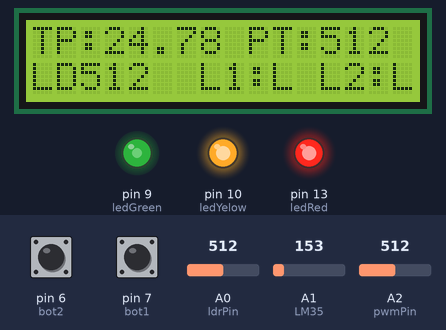
Bench run of a sketch on a simulated Arduino Uno, built with avr-gcc and run on an emulated ATmega328P. On the bench: 16×2 character LCD, output pins drawn as LEDs (lit = HIGH). The inputs (shaded band) are chosen by the test bench; at power-on: pin 6 (bot2) LOW, pin 7 (bot1) LOW, A2 (pwmPin) = 512, A0 (ldrPin) = 512, A1 (LM35) = 153. What the sketch prints to the serial monitor is not drawn.

Above: at 1.2 s.
1.3 s: pin 6 (bot2) pulled HIGH for 0.15 s
At 1.49 s:
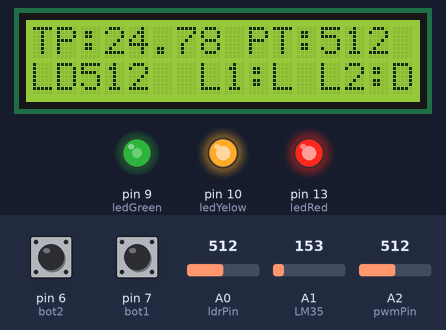
3.1 s: pin 7 (bot1) pulled HIGH for 0.15 s
At 3.28 s:
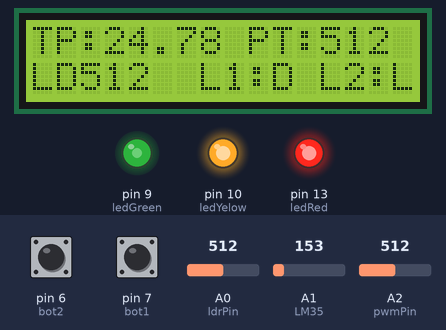
4.9 s: A2 (pwmPin) set to 716
At 5.6 s:
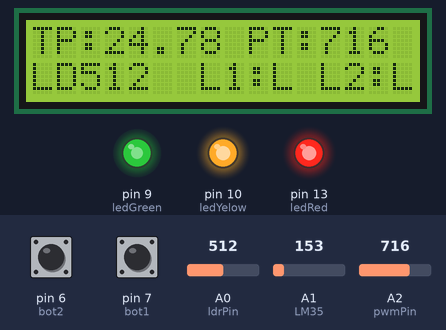
6.4 s: A2 (pwmPin) set to 900
At 7.6 s:
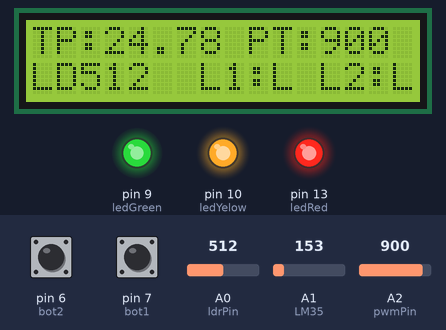
7.9 s: pin 6 (bot2) pulled HIGH for 1 s
At 8.5 s:
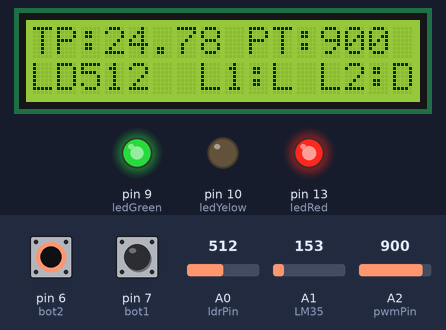
10.4 s: pin 7 (bot1) pulled HIGH for 1 s
At 11.2 s:
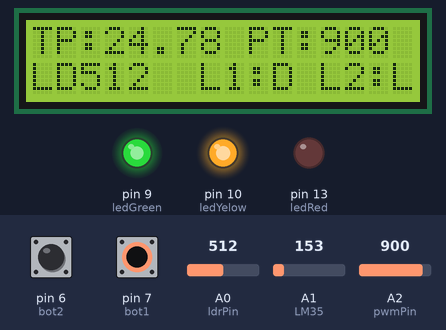
Timing chart, 0 to 13.4 s (numbered marks = the images above; inputs shaded):
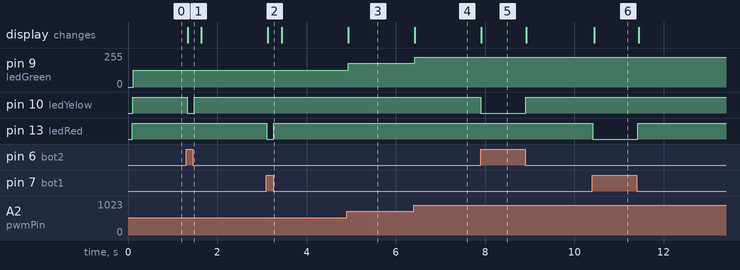

Measured:
- after the input at 1.3 s, pin 10 (ledYelow): HIGH → LOW at once, → HIGH 0.15 s later; the display: changes at once (image 1)
- after the input at 3.1 s, pin 13 (ledRed): HIGH → LOW at once, → HIGH 0.15 s later; the display: changes at once (image 2)
- after the input at 4.9 s, pin 9 (ledGreen): 127/255 → 178/255 at once; the display: changes at once (image 3)
- after the input at 6.4 s, pin 9 (ledGreen): 178/255 → 224/255 at once; the display: changes at once (image 4)
- after the input at 7.9 s, pin 10 (ledYelow): HIGH → LOW at once, → HIGH 1.0 s later; the display: changes at once (image 5)
- after the input at 10.4 s, pin 13 (ledRed): HIGH → LOW at once, → HIGH 1.0 s later; the display: changes at once (image 6)

The sketch:

Projeto8.ino
```cpp
#include <Adafruit_LiquidCrystal.h>
Adafruit_LiquidCrystal lcd_1(0);

int ledRed = 13;
int ledYelow = 10;
int ledGreen = 9;

int buzzerPin = 8;

int bot1 = 7;
int buttonState1;

int bot2 = 6;
int buttonState2;

int LM35 = A1;
float temperatura;

int pwmPin = A2;
unsigned int valorLido;
unsigned int pwm;

int ldrPin = 0;
int ldrValor = 0;

void setup()
{
  	pinMode(ledRed, OUTPUT);
  	pinMode(ledYelow, OUTPUT);
	pinMode(ledGreen, OUTPUT);

  	pinMode(bot1,INPUT);
  	pinMode(bot2,INPUT);

  	pinMode(buzzerPin, OUTPUT);

  	Serial.begin(9600);

  lcd_1.begin(16, 2);
  lcd_1.setCursor(0, 0);
  lcd_1.print("TP:23.23 PT:0");
  lcd_1.setCursor(0, 1);
  lcd_1.print("LD1021 L1:D L2:D");
}

void EscritaLcdTemp(float temp)
{
  lcd_1.setCursor(3, 0);
  lcd_1.print(temp);
}

float Temp(int LM35)
{
  float temp=0;

  temp = (float(((((analogRead(LM35)*5.0)/1023)*1000)-500)/10));

  return temp;
}

void Buzzer(int temp)
{
  if(temp>90)
  {
    tone(buzzerPin, 2000);
  }
  else
  {
     noTone(buzzerPin);
  }
}

void Bot1()
{
    buttonState1 = digitalRead(bot1);
}

void LedRed(int state1)
{
  if(state1==0)
  {
    digitalWrite(ledRed,HIGH);
  }
  else
  {
     digitalWrite(ledRed,LOW);
  }
}

void EscritaLedBot1(int state1)
{
  if(state1==0)
  {
    lcd_1.setCursor(6, 1);
  	lcd_1.print(" L1:L");
  }
  else
  {
     lcd_1.setCursor(6, 1);
  	 lcd_1.print(" L1:D");
  }

}

int Luminosidade(int ldrPin)
{
  int ldrValor=0;

  ldrValor = analogRead(ldrPin);

  return ldrValor;
}

void EscritaLdrLumi(int VldvalorLdr)
{
  if(VldvalorLdr>1000)
  {
   lcd_1.setCursor(2, 1);
   lcd_1.print(VldvalorLdr);
  }
  else
  {
    lcd_1.setCursor(5, 1);
    lcd_1.print(" ");
    lcd_1.setCursor(2, 1);
   	lcd_1.print(VldvalorLdr);
  }

}

void Bot2()
{
    buttonState2 = digitalRead(bot2);
}

void LedYelow(int state2)
{
  if(state2==0)
  {
    digitalWrite(ledYelow,HIGH);
    EscritaLedBot2(state2);
  }
  else
  {
     digitalWrite(ledYelow,LOW);
    EscritaLedBot2(state2);
  }
}

void EscritaLedBot2(int state2)
{
  if(state2==0)
  {
    lcd_1.setCursor(11, 1);
  	lcd_1.print(" L2:L");
  }
  else
  {
     lcd_1.setCursor(11, 1);
  	 lcd_1.print(" L2:D");
  }

}

int ValorPoten(int pwmPin)
{
   unsigned int valorRetorno;

    valorLido = analogRead(pwmPin);
	valorRetorno = MudarEscala(valorLido);

  return valorRetorno;
}

int MudarEscala(int valorLido)
{
  unsigned int valor;

  valor = map(valorLido, 0, 1023, 0, 255);

  return valor;
}

void EscritaPoten(int valorLdr)
{
  if(valorLdr>1000)
  {
   lcd_1.setCursor(12, 0);
   lcd_1.print(valorLdr);
  }
  else if(valorLdr>999)
  {
    lcd_1.setCursor(15, 0);
    lcd_1.print(" ");
    lcd_1.setCursor(12, 0);
   	lcd_1.print(valorLdr);
  }
  else if(valorLdr>99)
  {
    lcd_1.setCursor(15, 0);
    lcd_1.print(" ");
    lcd_1.setCursor(14, 0);
    lcd_1.print(" ");
    lcd_1.setCursor(12, 0);
    lcd_1.print(valorLdr);
  }
  else if(valorLdr>9)
  {
    lcd_1.setCursor(15, 0);
    lcd_1.print(" ");
    lcd_1.setCursor(14, 0);
    lcd_1.print(" ");
    lcd_1.setCursor(13, 0);
    lcd_1.print(" ");
    lcd_1.setCursor(12, 0);
   	lcd_1.print(valorLdr);
  }
  else if(valorLdr==0)
  {
    lcd_1.setCursor(15, 0);
    lcd_1.print(" ");
    lcd_1.setCursor(14, 0);
    lcd_1.print(" ");
    lcd_1.setCursor(13, 0);
    lcd_1.print(" ");
    lcd_1.setCursor(12, 0);
   	lcd_1.print(valorLdr);
}
}
void ControleGreen(int pwm)
{
     	analogWrite(ledGreen,pwm);
}
void loop()
{
  	temperatura =Temp(LM35);
    Buzzer(temperatura);
    EscritaLcdTemp(temperatura);

  	Bot1();
  	LedRed(buttonState1);
    EscritaLedBot1(buttonState1);

    ldrValor =  Luminosidade(ldrPin);
  	EscritaLdrLumi(ldrValor);

  	Bot2();
  	LedYelow(buttonState2);

  	pwm = ValorPoten(pwmPin);
  	Serial.println(valorLido);
    EscritaPoten(valorLido);
  	ControleGreen(pwm);
}
```
